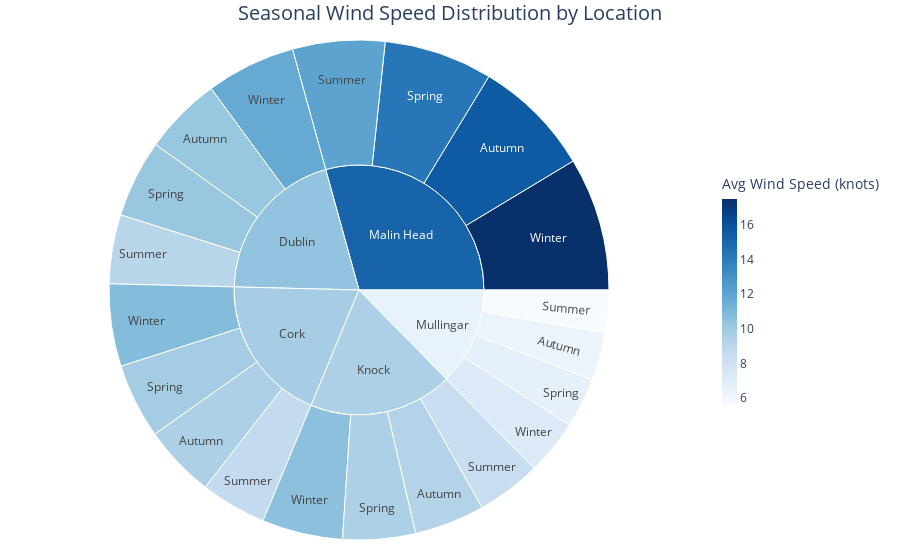

The notebook cell saved with this chart:
### Markdown cell above
[Reference: Grouped Barplot using Seaborn](https://python-graph-gallery.com/grouped-barplot/)<br/>
[Reference: Annotate bars with values on Pandas bar plots](https://stackoverflow.com/questions/25447700/annotate-bars-with-values-on-pandas-bar-plots)<br/>
[Reference: How To Annotate Bars in Barplot with Matplotlib in Python?](https://www.geeksforgeeks.org/how-to-annotate-bars-in-barplot-with-matplotlib-in-python/)<br/>

### Code cell
# Suppress the FutureWarning that does not impact functionality
warnings.filterwarnings("ignore", message="The default of observed=False is deprecated")

# Prepare the data
sunburst_data = seasonal_wind_speed_summary

# Create the sunburst chart
fig = px.sunburst(
    sunburst_data,
    path=['Location', 'Season'],
    values='Average Wind Speed',
    color='Average Wind Speed',
    color_continuous_scale='Blues',
    title="Seasonal Wind Speed Distribution by Location")

# Customise the layout 
fig.update_layout(
    title_font_size=20,
    title_x=0.5, 
    margin=dict(t=40, l=20, r=20, b=20),  # Adjust margins
    coloraxis_colorbar=dict(
        title="Avg Wind Speed (knots)",
        thickness=15,
        len=0.5,
        orientation="v"))

# Show the chart
fig.show()

### Figure 1 — Plotly figure (JSON) as saved in the notebook; plotly's stock layout.template omitted (floating-point values rounded to 4 significant figures)
{"data": [{"branchvalues": "total", "customdata": [[9.835], [10.19], [9.548], [14.25], [6.592], [8.654], [9.056], [8.423], [12.11], [5.587], [9.506], [10.24], [9.247], [15.58], [6.259], [10.82], [11.74], [10.6], [17.51], [7.227], [9.765], [10.4], [9.517], [15.12], [6.471]], "domain": {"x": [0, 1], "y": [0, 1]}, "hovertemplate": "labels=%{label}<br>Average Wind Speed_sum=%{value}<br>parent=%{parent}<br>id=%{id}<br>Average Wind Speed=%{color}<extra></extra>", "ids": ["Cork/Spring", "Dublin/Spring", "Knock/Spring", "Malin Head/Spring", "Mullingar/Spring", "Cork/Summer", "Dublin/Summer", "Knock/Summer", "Malin Head/Summer", "Mullingar/Summer", "Cork/Autumn", "Dublin/Autumn", "Knock/Autumn", "Malin Head/Autumn", "Mullingar/Autumn", "Cork/Winter", "Dublin/Winter", "Knock/Winter", "Malin Head/Winter", "Mullingar/Winter", "Cork", "Dublin", "Knock", "Malin Head", "Mullingar"], "labels": ["Spring", "Spring", "Spring", "Spring", "Spring", "Summer", "Summer", "Summer", "Summer", "Summer", "Autumn", "Autumn", "Autumn", "Autumn", "Autumn", "Winter", "Winter", "Winter", "Winter", "Winter", "Cork", "Dublin", "Knock", "Malin Head", "Mullingar"], "marker": {"coloraxis": "coloraxis", "colors": [9.835, 10.19, 9.548, 14.25, 6.592, 8.654, 9.056, 8.423, 12.11, 5.587, 9.506, 10.24, 9.247, 15.58, 6.259, 10.82, 11.74, 10.6, 17.51, 7.227, 9.765, 10.4, 9.517, 15.12, 6.471]}, "name": "", "parents": ["Cork", "Dublin", "Knock", "Malin Head", "Mullingar", "Cork", "Dublin", "Knock", "Malin Head", "Mullingar", "Cork", "Dublin", "Knock", "Malin Head", "Mullingar", "Cork", "Dublin", "Knock", "Malin Head", "Mullingar", "", "", "", "", ""], "type": "sunburst", "values": [9.835, 10.19, 9.548, 14.25, 6.592, 8.654, 9.056, 8.423, 12.11, 5.587, 9.506, 10.24, 9.247, 15.58, 6.259, 10.82, 11.74, 10.6, 17.51, 7.227, 38.81, 41.23, 37.81, 59.45, 25.66]}], "layout": {"coloraxis": {"colorbar": {"len": 0.5, "orientation": "v", "thickness": 15, "title": {"text": "Avg Wind Speed (knots)"}}, "colorscale": [[0, "rgb(247,251,255)"], [0.125, "rgb(222,235,247)"], [0.25, "rgb(198,219,239)"], [0.375, "rgb(158,202,225)"], [0.5, "rgb(107,174,214)"], [0.625, "rgb(66,146,198)"], [0.75, "rgb(33,113,181)"], [0.875, "rgb(8,81,156)"], [1, "rgb(8,48,107)"]]}, "legend": {"tracegroupgap": 0}, "margin": {"b": 20, "l": 20, "r": 20, "t": 40}, "title": {"font": {"size": 20}, "text": "Seasonal Wind Speed Distribution by Location", "x": 0.5}}}
